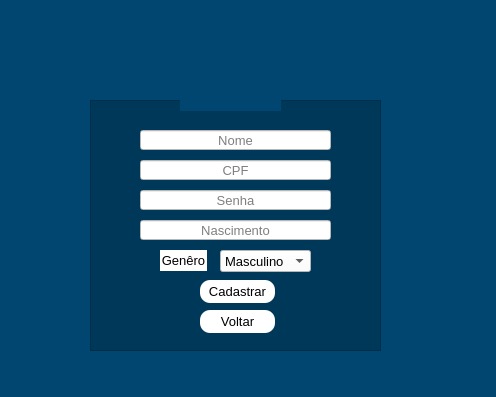
<?xml version="1.0" encoding="UTF-8"?>
<ui version="4.0">
 <class>Cadastro</class>
 <widget class="QWidget" name="Cadastro">
  <property name="geometry">
   <rect>
    <x>0</x>
    <y>0</y>
    <width>496</width>
    <height>397</height>
   </rect>
  </property>
  <property name="windowTitle">
   <string>Form</string>
  </property>
  <property name="styleSheet">
   <string notr="true">background-color: rgb(0, 70, 112);</string>
  </property>
  <widget class="QFrame" name="frame">
   <property name="geometry">
    <rect>
     <x>90</x>
     <y>100</y>
     <width>291</width>
     <height>251</height>
    </rect>
   </property>
   <property name="styleSheet">
    <string notr="true">background-color: rgba(0, 0, 0,0.2);</string>
   </property>
   <property name="frameShape">
    <enum>QFrame::StyledPanel</enum>
   </property>
   <property name="frameShadow">
    <enum>QFrame::Raised</enum>
   </property>
   <widget class="QLineEdit" name="nome_lineEdit">
    <property name="geometry">
     <rect>
      <x>50</x>
      <y>30</y>
      <width>191</width>
      <height>20</height>
     </rect>
    </property>
    <property name="font">
     <font>
      <pointsize>10</pointsize>
     </font>
    </property>
    <property name="styleSheet">
     <string notr="true">background-color: rgb(255, 255, 255);</string>
    </property>
    <property name="text">
     <string/>
    </property>
    <property name="alignment">
     <set>Qt::AlignCenter</set>
    </property>
    <property name="placeholderText">
     <string>Nome</string>
    </property>
   </widget>
   <widget class="QLineEdit" name="cpf_lineEdit">
    <property name="geometry">
     <rect>
      <x>50</x>
      <y>60</y>
      <width>191</width>
      <height>20</height>
     </rect>
    </property>
    <property name="font">
     <font>
      <pointsize>10</pointsize>
     </font>
    </property>
    <property name="styleSheet">
     <string notr="true">background-color: rgb(255, 255, 255);</string>
    </property>
    <property name="alignment">
     <set>Qt::AlignCenter</set>
    </property>
    <property name="placeholderText">
     <string>CPF</string>
    </property>
   </widget>
   <widget class="QLineEdit" name="senha_lineEdit">
    <property name="geometry">
     <rect>
      <x>50</x>
      <y>90</y>
      <width>191</width>
      <height>20</height>
     </rect>
    </property>
    <property name="font">
     <font>
      <pointsize>10</pointsize>
     </font>
    </property>
    <property name="styleSheet">
     <string notr="true">background-color: rgb(255, 255, 255);</string>
    </property>
    <property name="echoMode">
     <enum>QLineEdit::Password</enum>
    </property>
    <property name="alignment">
     <set>Qt::AlignCenter</set>
    </property>
    <property name="placeholderText">
     <string>Senha</string>
    </property>
   </widget>
   <widget class="QLineEdit" name="nascimento_lineEdit">
    <property name="geometry">
     <rect>
      <x>50</x>
      <y>120</y>
      <width>191</width>
      <height>20</height>
     </rect>
    </property>
    <property name="font">
     <font>
      <pointsize>10</pointsize>
     </font>
    </property>
    <property name="styleSheet">
     <string notr="true">background-color: rgb(255, 255, 255);</string>
    </property>
    <property name="inputMask">
     <string/>
    </property>
    <property name="text">
     <string/>
    </property>
    <property name="maxLength">
     <number>32767</number>
    </property>
    <property name="frame">
     <bool>true</bool>
    </property>
    <property name="alignment">
     <set>Qt::AlignCenter</set>
    </property>
    <property name="dragEnabled">
     <bool>false</bool>
    </property>
    <property name="readOnly">
     <bool>false</bool>
    </property>
    <property name="placeholderText">
     <string>Nascimento</string>
    </property>
   </widget>
   <widget class="QComboBox" name="genero_comboBox">
    <property name="geometry">
     <rect>
      <x>130</x>
      <y>150</y>
      <width>91</width>
      <height>22</height>
     </rect>
    </property>
    <property name="font">
     <font>
      <pointsize>10</pointsize>
     </font>
    </property>
    <property name="styleSheet">
     <string notr="true">background-color: rgb(255, 255, 255);</string>
    </property>
    <item>
     <property name="text">
      <string>Masculino</string>
     </property>
    </item>
    <item>
     <property name="text">
      <string>Feminino</string>
     </property>
    </item>
    <item>
     <property name="text">
      <string>Outro</string>
     </property>
    </item>
   </widget>
   <widget class="QLabel" name="label_2">
    <property name="geometry">
     <rect>
      <x>70</x>
      <y>150</y>
      <width>47</width>
      <height>21</height>
     </rect>
    </property>
    <property name="font">
     <font>
      <pointsize>10</pointsize>
     </font>
    </property>
    <property name="styleSheet">
     <string notr="true">background-color: rgb(255, 255, 255);
</string>
    </property>
    <property name="text">
     <string>Genêro</string>
    </property>
    <property name="textFormat">
     <enum>Qt::AutoText</enum>
    </property>
    <property name="scaledContents">
     <bool>false</bool>
    </property>
    <property name="alignment">
     <set>Qt::AlignCenter</set>
    </property>
    <property name="wordWrap">
     <bool>false</bool>
    </property>
   </widget>
   <widget class="QPushButton" name="cadastrar_Button">
    <property name="geometry">
     <rect>
      <x>110</x>
      <y>180</y>
      <width>75</width>
      <height>23</height>
     </rect>
    </property>
    <property name="font">
     <font>
      <pointsize>10</pointsize>
     </font>
    </property>
    <property name="cursor">
     <cursorShape>PointingHandCursor</cursorShape>
    </property>
    <property name="styleSheet">
     <string notr="true">QPushButton{

	color: rgb(0, 0, 0);
	background-color: rgb(255, 255, 255);
	border-radius:10px

}

QPushButton:hover{

	color: rgb(255, 255, 255);
	background-color: rgb(0, 0, 0);
}</string>
    </property>
    <property name="text">
     <string>Cadastrar</string>
    </property>
   </widget>
   <widget class="QPushButton" name="voltar_Button">
    <property name="geometry">
     <rect>
      <x>110</x>
      <y>210</y>
      <width>75</width>
      <height>23</height>
     </rect>
    </property>
    <property name="font">
     <font>
      <pointsize>10</pointsize>
     </font>
    </property>
    <property name="cursor">
     <cursorShape>PointingHandCursor</cursorShape>
    </property>
    <property name="styleSheet">
     <string notr="true">QPushButton{

	color: rgb(0, 0, 0);
	background-color: rgb(255, 255, 255);
	border-radius:10px

}

QPushButton:hover{

	color: rgb(255, 255, 255);
	background-color: rgb(0, 0, 0);
}</string>
    </property>
    <property name="text">
     <string>Voltar</string>
    </property>
   </widget>
  </widget>
  <widget class="QLabel" name="label">
   <property name="geometry">
    <rect>
     <x>180</x>
     <y>30</y>
     <width>101</width>
     <height>81</height>
    </rect>
   </property>
   <property name="text">
    <string/>
   </property>
   <property name="pixmap">
    <pixmap>user.png</pixmap>
   </property>
   <property name="scaledContents">
    <bool>true</bool>
   </property>
  </widget>
  <widget class="QLineEdit" name="lineEdit_5">
   <property name="geometry">
    <rect>
     <x>220</x>
     <y>80</y>
     <width>21</width>
     <height>20</height>
    </rect>
   </property>
  </widget>
  <zorder>lineEdit_5</zorder>
  <zorder>frame</zorder>
  <zorder>label</zorder>
 </widget>
 <resources/>
 <connections/>
</ui>
